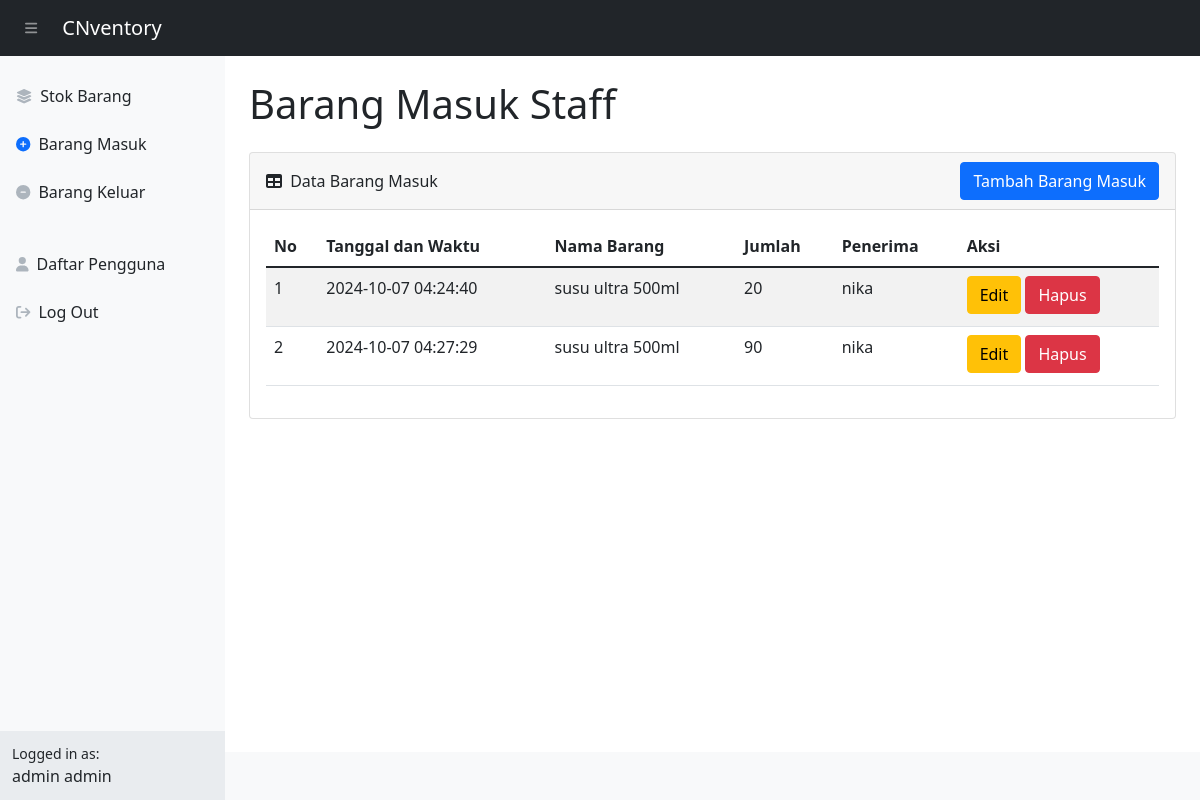
/barang_masuk.php (signed in), run on the app's committed database.
### tables this page shows
CREATE TABLE `masuk` (
  `idmasuk` int(11) NOT NULL,
  `idbarang` int(11) NOT NULL,
  `tanggal` timestamp NOT NULL DEFAULT current_timestamp(),
  `qty` int(11) NOT NULL,
  `penerima` varchar(25) NOT NULL
);

CREATE TABLE `stock` (
  `idbarang` int(11) NOT NULL,
  `namabarang` varchar(25) NOT NULL,
  `deskripsi` varchar(25) NOT NULL,
  `stock` int(11) NOT NULL
);

### get_barang_masuk.php (called while the page is built, shortened)
<?php
require 'config/db_connect.php';
$sql = "SELECT * FROM masuk, stock WHERE masuk.idbarang = stock.idbarang";
$result = mysqli_query($conn, $sql);
$data_barang_masuk = mysqli_fetch_all($result, MYSQLI_ASSOC);
?>

### barang_masuk.php (the view, shortened to what this page needs)
<?php
require 'get_stok_barang.php';
require 'get_barang_masuk.php';
?>
<!DOCTYPE html>
<html lang="en">
    <head>
        <link href="css/styles.css" rel="stylesheet" />
    </head>
    <body class="sb-nav-fixed">
        <?php require 'templates/topnavigation.php'; ?>
        <div id="layoutSidenav">
            <?php require 'templates/sidenavigation.php'; ?>
            <div id="layoutSidenav_content">
                <main>
                    <div class="container-fluid px-sm-4">
                        <h1 class="my-4">Barang Masuk Staff</h1>
                        <div class="card mb-4">
                            <div class="card-header d-flex justify-content-between align-items-sm-center flex-column flex-sm-row">
                                <div class="py-2">
                                    <i class="fas fa-table me-1"></i>
                                    Data Barang Masuk
                                </div>
                                <button type="button" class="btn btn-primary mr-auto" data-bs-toggle="modal" data-bs-target="#tambah">
                                    Tambah Barang Masuk
                                </button>
                            </div>
                            <div class="card-body">
                                <table id="datatablesSimple" class="table table-striped">
                                    <thead>
                                        <tr>
                                            <th>No</th>
                                            <th>Tanggal dan Waktu</th>
                                            <th>Nama Barang</th>
                                            <th>Jumlah</th>
                                            <th>Penerima</th>
                                            <th>Aksi</th>
                                        </tr>
                                    </thead>
                                    <tbody>
                                        <?php $i = 1; ?>
                                        <?php foreach($data_barang_masuk as $item): ?>
                                            <tr>
                                                <td><?php echo $i; ?></td>
                                                <td><?php echo $item['tanggal']; ?></td>
                                                <td><?php echo $item['namabarang']; ?></td>
                                                <td><?php echo $item['qty']; ?></td>
                                                <td><?php echo $item['penerima']; ?></td>
                                                <td>
                                                    <button type="button" class="btn btn-warning mb-1" data-bs-toggle="modal" data-bs-target="#edit<?php echo $item['idmasuk']; ?>">
                                                        Edit
                                                    </button>
                                                    <button type="button" class="btn btn-danger mb-1" data-bs-toggle="modal" data-bs-target="#hapus<?php echo $item['idmasuk']; ?>">
                                                        Hapus
                                                    </button>
                                                </td>
                                            </tr>
                                            <?php $i++; ?>
                                        <?php endforeach ?>
                                    </tbody>
                                </table>
                            </div>
                        </div>
                    </div>
                </main>
                <?php require 'templates/footer.php'; ?>
            </div>
        </div>
        <link href="https://cdn.jsdelivr.net/npm/simple-datatables@latest/dist/style.css" rel="stylesheet" type="text/css">
    </body>
</html>

### data on the page
masuk: tanggal "2024-10-07 04:24:40", idbarang.namabarang "susu ultra 500ml", qty "20", penerima "nika"
masuk: tanggal "2024-10-07 04:27:29", idbarang.namabarang "susu ultra 500ml", qty "90", penerima "nika"

### other printed values
$_SESSION['role'] "admin"
$_SESSION['username'] "admin"
